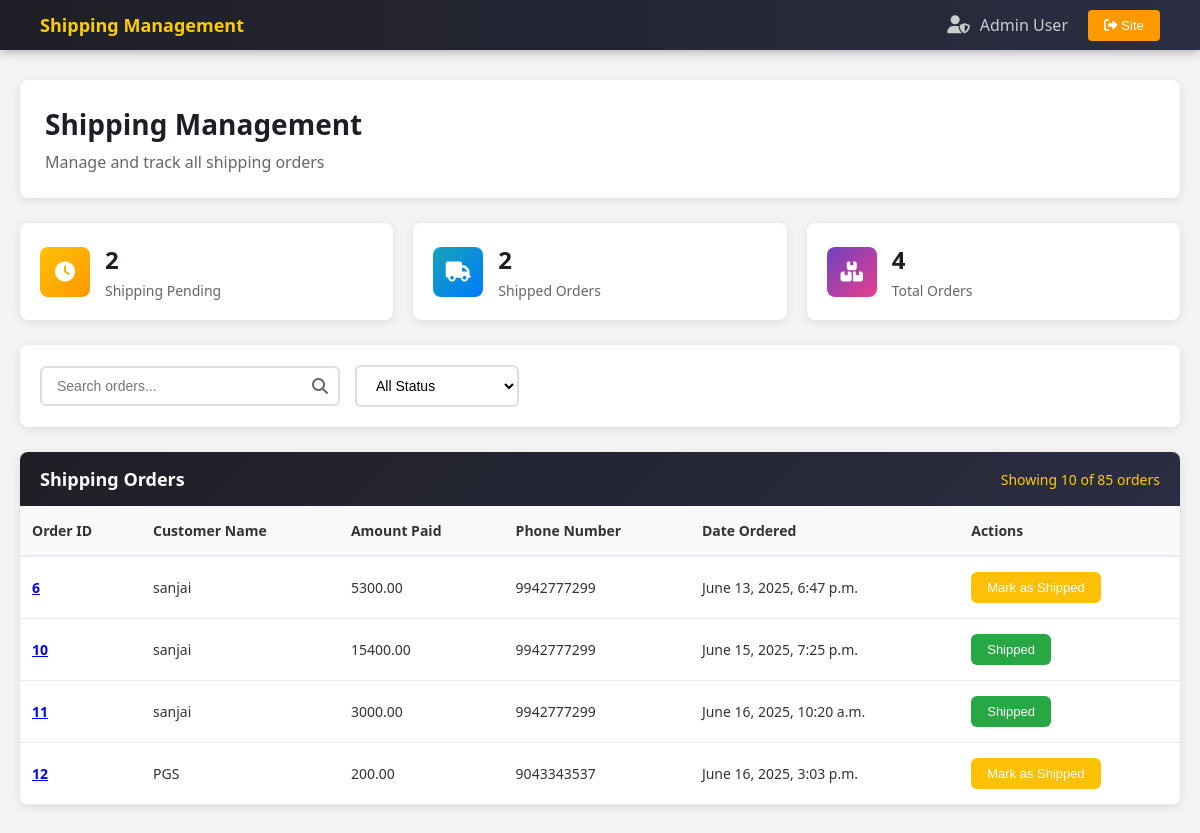
The app's page /payment/dash (signed in), older data.
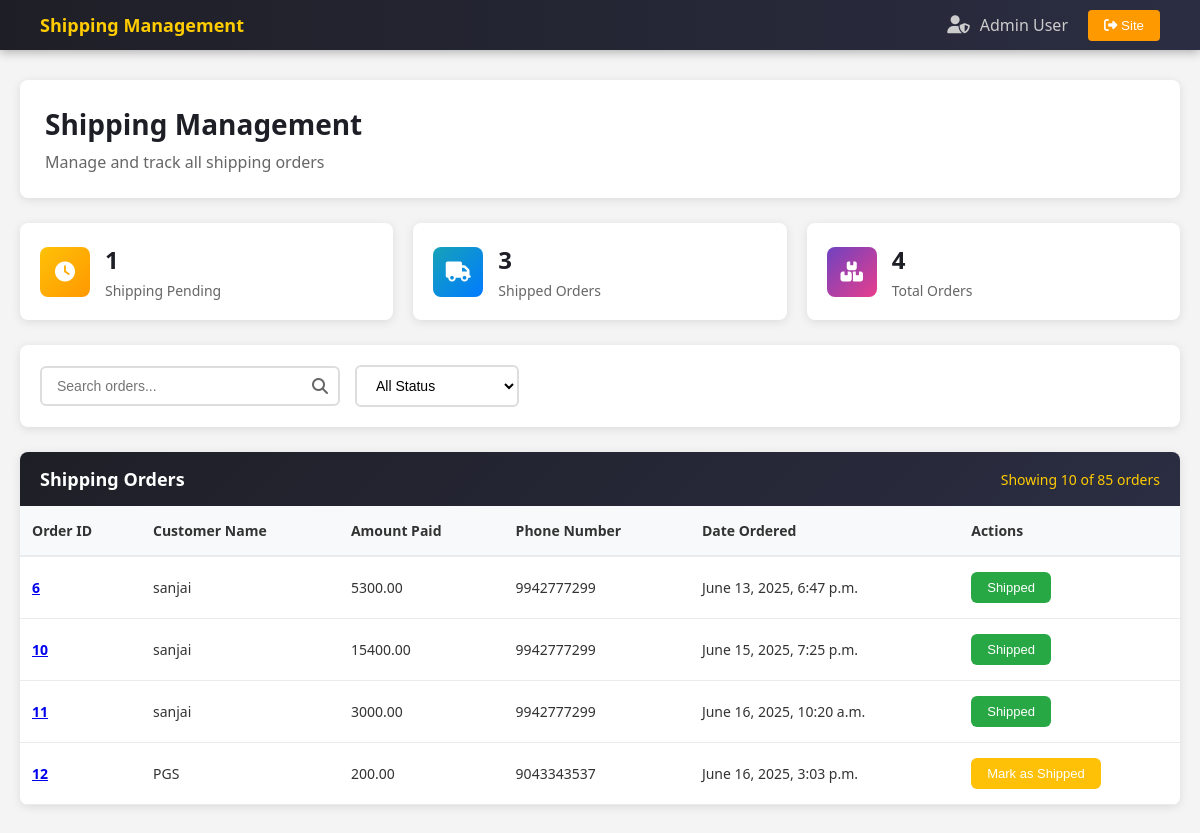
The same page, newer data.
### payment/models.py (models this page shows, shortened)
class Order(models.Model):
    user = models.ForeignKey(User, on_delete=models.CASCADE, null=True, blank=True)
    full_name = models.CharField(max_length=255)
    phone = models.CharField(max_length=13)
    address = models.TextField(max_length=255)
    amount_paid = models.DecimalField(max_digits=10, decimal_places=2)
    date_ordered = models.DateTimeField(auto_now_add=True)
    shipped = models.BooleanField(default=False)
    date_shipped = models.DateTimeField(null=True, blank=True)

### payment/views.py (the view, shortened to what this page needs)
# urls.py: path('dash', views.dash, name='dash'),
def dash(request):
    if request.user.is_authenticated and request.user.is_staff:
        orders = Order.objects.all()
        shipped_orders_count = orders.filter(shipped=True).count()
        not_shipped_orders_count = orders.filter(shipped=False).count()
        total_orders = shipped_orders_count + not_shipped_orders_count
        return render(request, 'payment/dash.html', {'orders': orders, 'shipped_orders_count' : shipped_orders_count, 'not_shipped_orders_count': not_shipped_orders_count, 'total_orders': total_orders})
    else:
        messages.error(request, 'You do not have permission to access this page.')
        return redirect('home')

### cart/context_processors.py (called while the page is built)
def cart(request):
    return {'cart': Cart(request)}

### payment/templates/payment/dash.html (shortened to what the changed rows need)
{% load static %}
<!DOCTYPE html>
<html lang="en">
<head>
    <link rel="stylesheet" href="{% static 'css/dash.css' %}">
</head>
<body>
    <div class="admin-container">
        <div class="page-header">
            <h1>Shipping Management</h1>
        </div>
        <div class="summary-cards">
            <div class="summary-card">
                <div class="card-content">
                    <h3 id="pendingCount">{{ not_shipped_orders_count }}</h3>
                    <p>Shipping Pending</p>
                </div>
            </div>
            <div class="summary-card">
                <div class="card-content">
                    <h3 id="shippedCount">{{ shipped_orders_count }}</h3>
                    <p>Shipped Orders</p>
                </div>
            </div>
        </div>
        <div class="shipping-table">
            <div class="table-wrapper">
                <table id="shippingTable">
                    <thead>
                        <tr>
                            <th>Order ID</th>
                            <th>Customer Name</th>
                            <th>Amount Paid</th>
                            <th>Phone Number</th>
                            <th>Date Ordered</th>
                            <th>Actions</th>
                        </tr>
                    </thead>
                    <tbody>
                        {% for item in orders %}
                        <tr>
                            <td><a href="{% url 'order_view' item.id %}"><strong>{{ item.id }}</strong></a></td>
                            <td>{{ item.full_name }}</td>
                            <td>{{ item.amount_paid }}</td>
                            <td>{{ item.phone }}</td>
                            <td>{{ item.date_ordered }}</td>
                            <td>
                                <form method="POST">
                                    {% if not item.shipped %}
                                    <button type="submit" class="btn-status" style="background-color: #ffc107;">Mark as
                                        Shipped</button>
                                    {% else %}
                                    <button type="submit" class="btn-status" style="background-color: #28a745;"
                                        disabled>Shipped</button>
                                    {% endif %}
                                </form>
                            </td>
                        </tr>
                        {% endfor %}
                </table>
            </div>
        </div>
    </div>
</body>
</html>

Row changes from the older to the newer data that the page shows:
changed Order "June 13, 2025, 6:47 p.m.": shipped "Mark as Shipped" → "Shipped"
Text that changed along with them:
{{ not_shipped_orders_count }}: "2" → "1"
{{ shipped_orders_count }}: "2" → "3"
